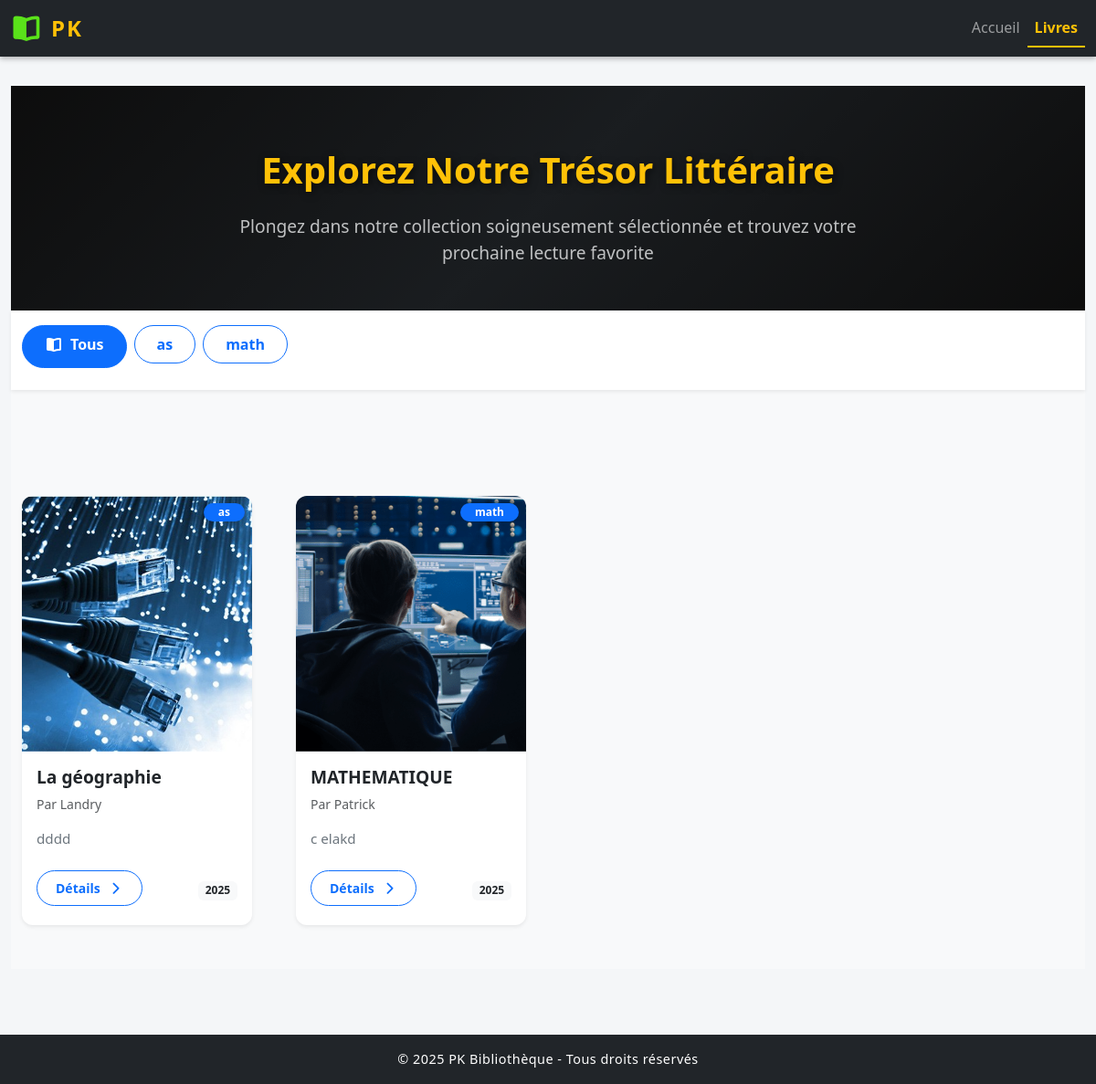
The page /books/ on the database its author committed.
### books/models.py (models this page shows, shortened)
class Category(models.Model):
    name = models.CharField(max_length=100)
    description = models.TextField(blank=True)

class Book(models.Model):
    title = models.CharField(max_length=200)
    slug = models.SlugField(unique=True, blank=True)
    author = models.CharField(max_length=150)
    description = models.TextField()
    category = models.ForeignKey(Category, on_delete=models.CASCADE)
    cover = models.ImageField(upload_to='covers/')
    file = models.FileField(upload_to='books/')
    publication_date = models.DateField()
    created_at = models.DateTimeField(auto_now_add=True)

### books/views.py (the view)
# urls.py: path('', views.books_list, name='books_list'),
def books_list(request):
    category_id = request.GET.get('category')
    if category_id:
        books = Book.objects.filter(category_id=category_id).order_by('-publication_date')
    else:
        books = Book.objects.all().order_by('-publication_date')
    categories = Category.objects.all()
    return render(request, 'books_list.html', {'books': books, 'categories': categories, 'selected_category': int(category_id) if category_id else None})

### templates/books_list.html (shortened to what this page needs)
{% extends 'base.html' %}
{% block content %}
<section class="hero-section position-relative py-5 py-lg-7">
  <div class="hero-overlay"></div>
  <div class="container position-relative text-center text-white">
    <div class="row justify-content-center">
      <div class="col-lg-10 col-xl-8">
        <h1 class="display-4 fw-bold mb-4 hero-title">
          Explorez Notre Trésor Littéraire
        </h1>
        <p class="lead mb-0 text-light opacity-75">
          Plongez dans notre collection soigneusement sélectionnée et trouvez votre prochaine lecture favorite
        </p>
      </div>
    </div>
  </div>
</section>
<section class="sticky-top bg-white shadow-sm" style="top: 56px; z-index: 1020;">
  <div class="container py-3">
    <div class="d-flex flex-nowrap overflow-x-auto pb-2 gap-2 scrollbar-hidden">
      <a href="{% url 'books_list' %}"
         class="btn {% if not selected_category %}btn-primary{% else %}btn-outline-primary{% endif %} rounded-pill px-4 nowrap">
        <i class="fas fa-book-open me-2"></i>Tous
      </a>
      {% for cat in categories %}
      <a href="?category={{ cat.id }}"
         class="btn {% if selected_category == cat.id %}btn-primary{% else %}btn-outline-primary{% endif %} rounded-pill px-4 nowrap">
        {{ cat.name }}
      </a>
      {% endfor %}
    </div>
  </div>
</section>
<section class="py-5 bg-light">
  <div class="container">
    {% if books %}
    <div class="row g-4 g-lg-5">
      {% for book in books %}
      <div class="col-12 col-sm-6 col-md-4 col-lg-3">
        <div class="card h-100 border-0 shadow-sm transition-all hover-shadow">
          <div class="position-relative overflow-hidden" style="height: 280px;">
            <img src="{{ book.cover.url }}"
                 class="img-fluid w-100 h-100 object-fit-cover transition-scale"
                 alt="{{ book.title }}"
                 loading="lazy">
            <div class="badge bg-primary text-white position-absolute top-0 end-0 m-2 px-3 py-1 rounded-pill">
              {{ book.category.name }}
            </div>
          </div>
          <div class="card-body d-flex flex-column pb-3">
            <h3 class="h5 card-title text-dark fw-bold mb-2 clamp-2-lines">{{ book.title }}</h3>
            <p class="small text-muted mb-3">Par {{ book.author }}</p>
            <p class="card-text text-secondary small clamp-3-lines mb-4">{{ book.description|truncatewords:20 }}</p>
            <div class="d-flex justify-content-between align-items-center mt-auto">
              <a href="{% url 'book_detail' book.slug %}" class="btn btn-sm btn-outline-primary stretched-link">
                Détails <i class="fas fa-chevron-right ms-1"></i>
              </a>
              <span class="badge bg-light text-dark small">{{ book.publication_date|date:"Y" }}</span>
            </div>
          </div>
        </div>
      </div>
      {% endfor %}
    </div>
    {% endif %}
  </div>
</section>
{% endblock %}

### templates/base.html (shortened to what this page needs)
{% load static %}
<!DOCTYPE html>
<html lang="fr">
<head>
<link rel="stylesheet" href="{% static 'css/bootstrap.min.css' %}" />
<link rel="stylesheet" href="{% static 'css/all.min.css' %}" />
<link rel="stylesheet" href="{% static 'css/style.css' %}">
</head>
<body>
<nav class="navbar navbar-expand-lg navbar-dark bg-dark">
  <div class="container">
    <a class="navbar-brand" href="{% url 'home' %}">
      <i class="fas fa-book-open"></i> PK
    </a>
    <div class="collapse navbar-collapse" id="menu">
      <ul class="navbar-nav ms-auto">
        <li class="nav-item">
          <a class="nav-link {% if request.path == '/' %}active{% endif %}" href="{% url 'home' %}">Accueil</a>
        </li>
        <li class="nav-item">
          <a class="nav-link {% if '/books/' in request.path %}active{% endif %}" href="{% url 'books_list' %}">Livres</a>
        </li>
      </ul>
    </div>
  </div>
</nav>
<main class="container py-4">
  {% block content %}{% endblock %}
</main>
<footer class="bg-dark text-white text-center py-3 mt-5">
  &copy; 2025 PK Bibliothèque - Tous droits réservés
</footer>
</body>
</html>

### static/css/style.css (style rules this page uses)
* { margin: 0; padding: 0; box-sizing: border-box; font-family: 'Segoe UI', Tahoma, Geneva, Verdana, sans-serif; }
body { background-color: #f4f6f8; color: #333; }
.navbar { box-shadow: 0 2px 5px rgba(0,0,0,0.1); }
.navbar-brand { font-weight: 700; font-size: 1.6rem; letter-spacing: 1px; }
.nav-link { font-size: 1rem; transition: all 0.3s ease; }
.nav-link:hover, .nav-link.active { color: #ffc107 !important; font-weight: bold; }
footer { margin-top: 40px; font-size: 0.9rem; letter-spacing: 0.5px; }
.text-center h1 { font-size: 2.5rem; color: #343a40; margin-bottom: 10px; }
.text-center p { font-size: 1.2rem; color: #6c757d; }
.btn { border-radius: 50px; padding: 8px 20px; font-weight: 600; transition: all 0.3s ease; }
.card { border: none; border-radius: 12px; transition: all 0.3s ease; overflow: hidden; box-shadow: 0 4px 15px rgba(0,0,0,0.05); }
.card img { height: 250px; object-fit: cover; }
.card-title { font-size: 1.2rem; font-weight: 600; color: #343a40; }
.card-text { font-size: 0.95rem; color: #6c757d; }
.btn-outline-primary { border-radius: 50px; margin-bottom: 5px; }
.container { max-width: 1200px; }
.row { margin-top: 20px; }

### templates/base.html (style rules this page uses)
.navbar { position: fixed; top: 0; width: 100%; z-index: 1030; box-shadow: 0 2px 6px rgba(0,0,0,0.3); }
body { padding-top: 70px; }
.navbar-brand { font-weight: bold; font-size: 1.5rem; color: #ffc107 !important; letter-spacing: 2px; display: flex; align-items: center; }
.navbar-brand i { font-size: 1.8rem; margin-right: 8px; color: #5ae21aff; }
.nav-link { transition: 0.3s ease; }
.nav-link.active { border-bottom: 2px solid #ffc107; color: #ffc107 !important; }

### templates/books_list.html (style rules this page uses)
.hero-section { background: linear-gradient(135deg, #1a1a1a 0%, #343a40 50%, #1a1a1a 100%); position: relative; overflow: hidden; }
.hero-overlay { position: absolute; inset: 0; background: rgba(0, 0, 0, 0.5); z-index: 1; }
.hero-section .container { z-index: 2; position: relative; }
.hero-title { text-shadow: 2px 2px 8px rgba(0,0,0,0.6); color: #ffc107 !important; }
.scrollbar-hidden { -ms-overflow-style: none; scrollbar-width: none; }
.transition-scale { transition: transform 0.3s ease; }

### rows shown on the page
Category: name "as"
Category: name "math"
Book: cover (picture), category.name "as", title "La géographie", author "Landry", description "dddd", publication_date "2025"
Book: cover (picture), category.name "math", title "MATHEMATIQUE", author "Patrick", description "c elakd", publication_date "2025"
